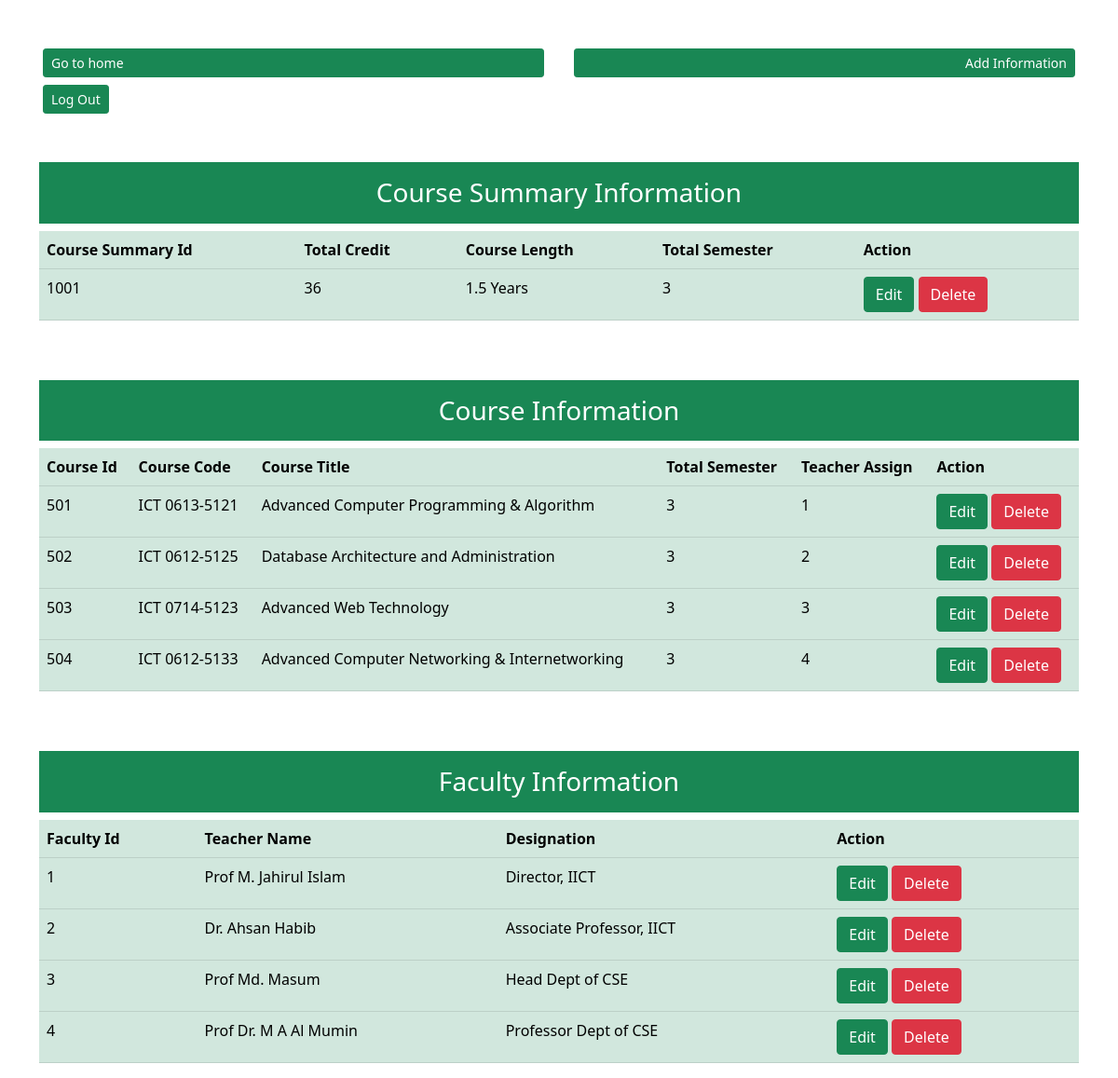
The app's page /admin/view.php (signed in) with its own data.
### tables this page shows
CREATE TABLE `course_summary` (
  `csid` int(11) NOT NULL,
  `total_credit` int(11) NOT NULL,
  `course_length` varchar(20) NOT NULL,
  `total_semester` int(11) NOT NULL
);

CREATE TABLE `courses` (
  `cid` int(11) NOT NULL,
  `course_code` varchar(20) NOT NULL,
  `course_title` varchar(100) NOT NULL,
  `teacher_id` int(11) DEFAULT NULL,
  `credit` int(11) DEFAULT NULL
);

CREATE TABLE `faculties` (
  `fid` int(11) NOT NULL,
  `teacher_name` varchar(100) NOT NULL,
  `designation` varchar(50) NOT NULL
);

### admin/view.php (the view, shortened to what this page needs)
<?php
if(!empty($_SESSION['user_id'])){
$conn = mysqli_connect('localhost', 'root', '', 'db_course_info');
?>
<!DOCTYPE html>
<html lang="en">
<head>
    <link href="https://cdn.jsdelivr.net/npm/bootstrap@5.0.2/dist/css/bootstrap.min.css" rel="stylesheet">
</head>
<body>
<div class="container">
    <div class="row">
        <div class="col-sm-6 pt-4 mt-4">
            <a class="m-1 btn btn-sm btn-success d-flex" href="../">Go to home</a>
            <a class="m-1 btn btn-sm btn-success" href="logout.php">Log Out</a>
        </div>
        <div class="col-sm-6 pt-4 mt-4">
            <a class="m-1 btn btn-sm btn-success d-flex justify-content-end" href="index.php">Add Information</a>
        </div>
    </div>
</div>
<div class="container">
    <section>
        <div class="row">
            <div class="col-sm-12 pt-4 mt-4">
                <h3 class="text-center pb-3 pt-3 bg-success text-white">Course Summary Information</h3>
                <?php
                $sql = "SELECT * FROM course_summary";
                $query = mysqli_query($conn, $sql);
                echo "<table class='table table-success'>
                        <tr>
                            <th>Course Summary Id</th>
                            <th>Total Credit</th>
                            <th>Course Length</th>
                            <th>Total Semester</th>
                            <th>Action</th>
                        </tr>";
                while ($data = mysqli_fetch_assoc($query)) {
                    $csid = $data['csid'];
                    $total_credit = $data['total_credit'];
                    $course_length = $data['course_length'];
                    $total_semester = $data['total_semester'];
                    echo "<tr>
                            <td>$csid</td>
                            <td>$total_credit</td>
                            <td>$course_length</td>
                            <td>$total_semester</td>
                            <td>
                                <span class='btn btn-success'>
                                <a href='edit.php?csid=$csid' class='text-white text-decoration-none'>Edit</a>
                                </span>
                                <span class='btn btn-danger'>
                                <a href='view.php?deleteid1=$csid' class='text-white text-decoration-none'>Delete</a>
                                </span>
                            </td>
                          </tr>";
                }
                echo "</table>";
                ?>
            </div>
        </div>
    </section>
    <section>
        <div class="row">
            <div class="col-sm-12 pt-4 mt-4">
                <h3 class="text-center pb-3 pt-3 bg-success text-white">Course Information</h3>
                <?php
                $sql = "SELECT * FROM courses";
                $query = mysqli_query($conn, $sql);
                echo "<table class='table table-success'>
                        <tr>
                            <th>Course Id</th>
                            <th>Course Code</th>
                            <th>Course Title</th>
                            <th>Total Semester</th>
                            <th>Teacher Assign</th>
                            <th>Action</th>
                        </tr>";
                while ($data = mysqli_fetch_assoc($query)) {
                    $cid = $data['cid'];
                    $course_code = $data['course_code'];
                    $course_title = $data['course_title'];
                    $credit = $data['credit'];
                    $teacher_id = $data['teacher_id'];
                    echo "<tr>
                            <td>$cid</td>
                            <td>$course_code</td>
                            <td>$course_title</td>
                            <td>$credit</td>
                            <td>$teacher_id</td>
                            <td>
                                <span class='btn btn-success'>
                                <a href='edit.php?cid=$cid' class='text-white text-decoration-none'>Edit</a>
                                </span>
                                <span class='btn btn-danger'>
                                <a href='view.php?deleteid2=$cid' class='text-white text-decoration-none'>Delete</a>
                                </span>
                            </td>
                          </tr>";
                }
                echo "</table>";
                ?>
            </div>
        </div>
    </section>
    <section>
        <div class="row">
            <div class="col-sm-12 pt-4 mt-4">
                <h3 class="text-center pb-3 pt-3 bg-success text-white">Faculty Information</h3>
                <?php
                $sql = "SELECT * FROM faculties";
                $query = mysqli_query($conn, $sql);
                echo "<table class='table table-success'>
                        <tr>
                            <th>Faculty Id</th>
                            <th>Teacher Name</th>
                            <th>Designation</th>
                            <th>Action</th>
                        </tr>";
                while ($data = mysqli_fetch_assoc($query)) {
                    $fid = $data['fid'];
                    $teacher_name = $data['teacher_name'];
                    $designation = $data['designation'];
                    echo "<tr>
                            <td>$fid</td>
                            <td>$teacher_name</td>
                            <td>$designation</td>
                            <td>
                                <span class='btn btn-success'>
                                <a href='edit.php?fid=$fid' class='text-white text-decoration-none'>Edit</a>
                                </span>
                                <span class='btn btn-danger'>
                                <a href='view.php?deleteid3=$fid' class='text-white text-decoration-none'>Delete</a>
                                </span>
                            </td>
                          </tr>";
                }
                echo "</table>";
                ?>
            </div>
        </div>
    </section>
</div>
</body>
</html>
<?php
}
else{
    header('location: login.php');
}
?>

### records on screen
course_summary: csid "1001", total_credit "36", course_length "1.5 Years", total_semester "3"
courses: cid "501", course_code "ICT 0613-5121", course_title "Advanced Computer Programming & Algorithm", credit "3", teacher "1"
courses: cid "502", course_code "ICT 0612-5125", course_title "Database Architecture and Administration", credit "3", teacher "2"
courses: cid "503", course_code "ICT 0714-5123", course_title "Advanced Web Technology", credit "3", teacher "3"
courses: cid "504", course_code "ICT 0612-5133", course_title "Advanced Computer Networking & Internetworking", credit "3", teacher "4"
faculties: fid "1", teacher_name "Prof M. Jahirul Islam", designation "Director, IICT"
faculties: fid "2", teacher_name "Dr. Ahsan Habib", designation "Associate Professor, IICT"
faculties: fid "3", teacher_name "Prof Md. Masum", designation "Head Dept of CSE"
faculties: fid "4", teacher_name "Prof Dr. M A Al Mumin", designation "Professor Dept of CSE"
